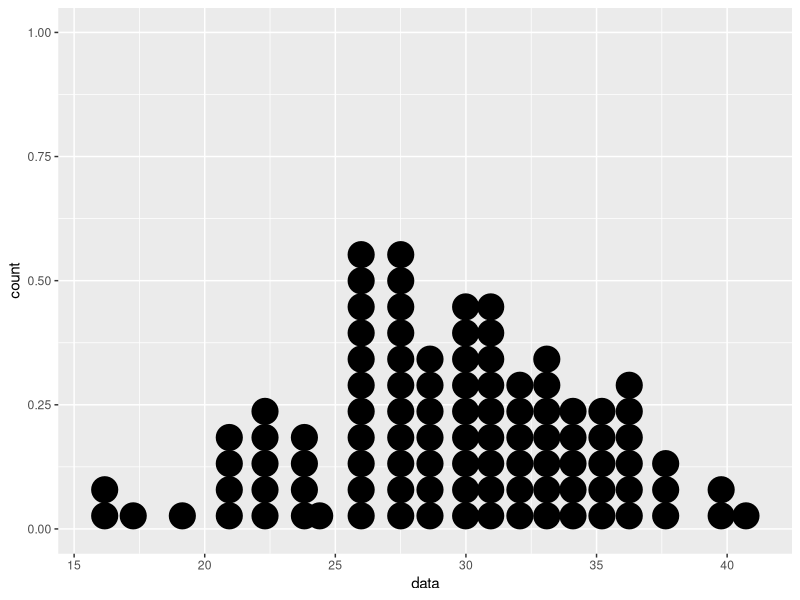
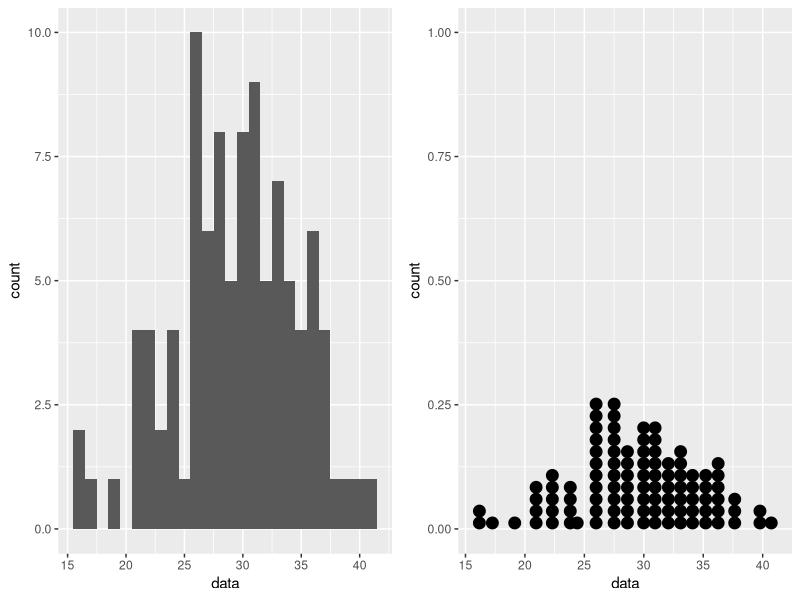
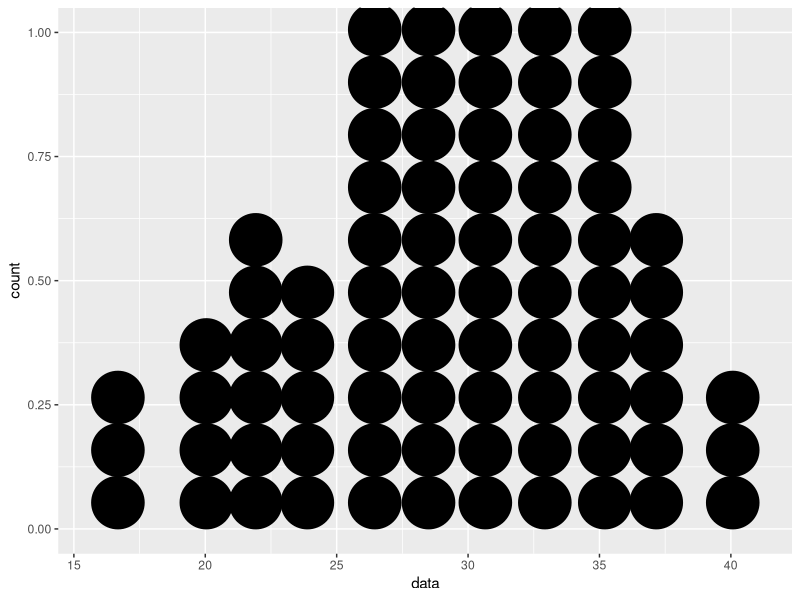
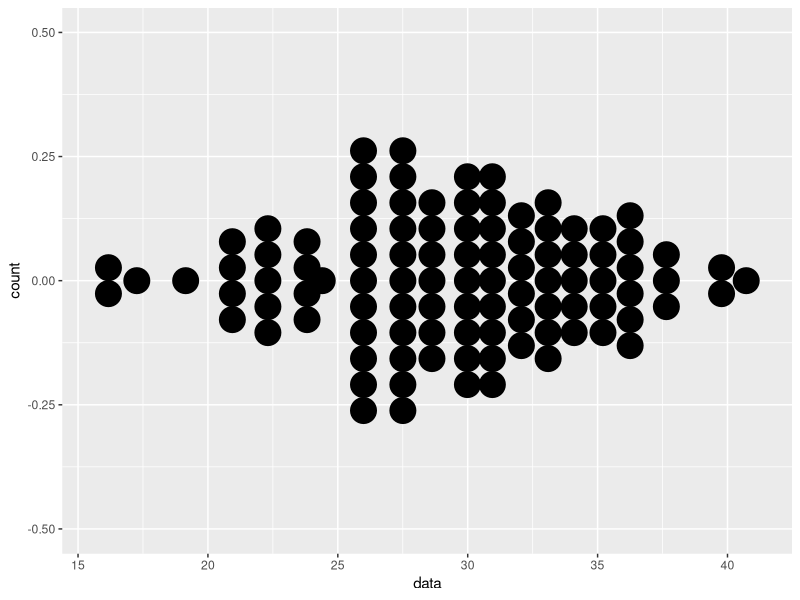
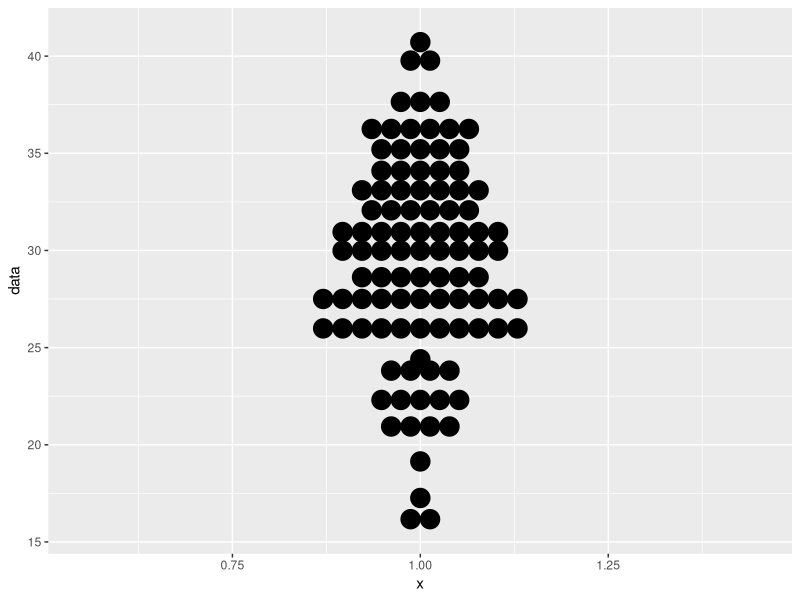
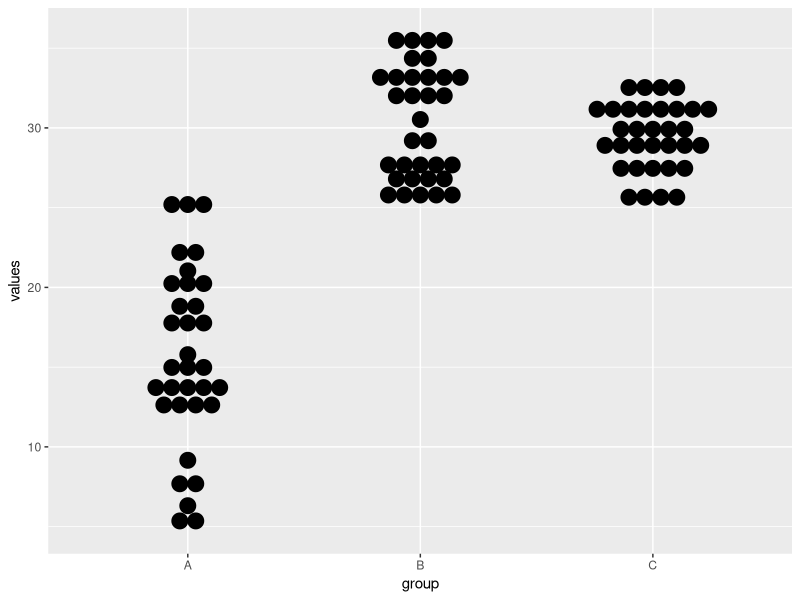
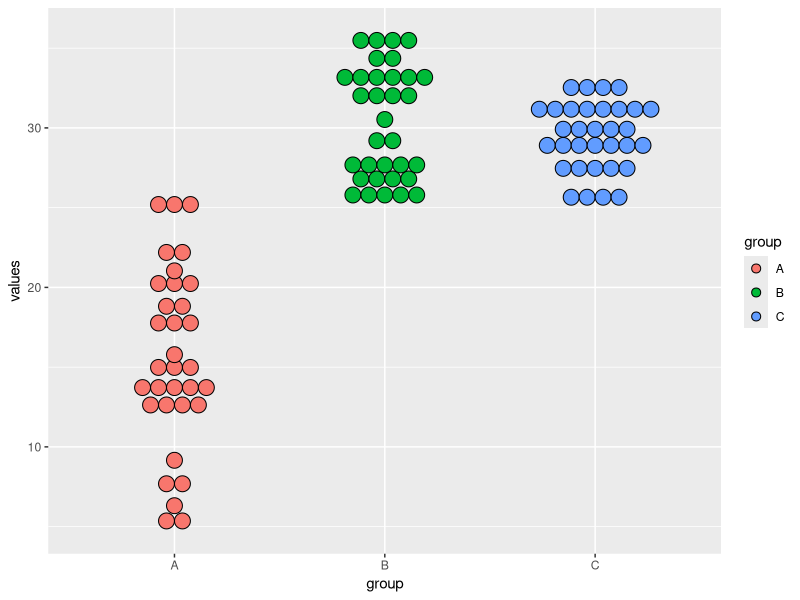

Write R code to recreate these figures, in order.
## ---- chunk 1
knitr::opts_chunk$set(echo = TRUE, fig.align='center')

# title: Creating a dot plot
# author: jonathan
# revised: 17/3/2020 

WEB <- c("https://bioceed.uib.no/dropfolder/bioSTATS/Rmd/Visualizing/Simple/dot-plot.html")
GIT <- c("https://github.com/jonathansoule/biostats/blob/master/Visualizing/Simple/dot-plot.Rmd")
library(ggplot2)
library(gridExtra)
## ---- chunk 2
# ID
ID <- 1:100
# sample data
data <- rnorm(100, mean=30, sd=5)
# dataframe
df <- data.frame(ID,data)
str(df)
## ---- chunk 3
ggplot(df, aes(data)) + 
  geom_dotplot(binwidth = 1)
## ---- chunk 4
grid.arrange(
  ggplot(df, aes(data)) +           # histogram
    geom_histogram(binwidth = 1),
  ggplot(df, aes(data)) +           # dotplot
    geom_dotplot(binwidth = 1),
  ncol=2
)
## ---- chunk 5
ggplot(df, aes(data)) + 
  geom_dotplot(binwidth = 2)
## ---- chunk 6
ggplot(df, aes(data)) + 
  geom_dotplot(binwidth = 1, stackdir = "center")
## ---- chunk 7
ggplot(df, aes(x = 1, data)) + 
  geom_dotplot(binwidth = 1, stackdir = "center", binaxis = "y")
## ---- chunk 8
# ID
ID <- 1:99
# sample data
group <- rep(c("A","B","C"), each =33)
values <- c(runif(33, min=5, max=26), runif(33, min=25, max=36), runif(33, min=25, max=33))
# dataframe
df2 <- data.frame(ID, group, values)
## ---- chunk 9
ggplot(df2, aes(x = group, y = values)) + 
  geom_dotplot(binwidth = 1, stackdir = "center", binaxis= "y")
## ---- chunk 10
ggplot(df2, aes(x = group, y = values, fill = group)) + 
  geom_dotplot(binwidth = 1, stackdir = "center", binaxis= "y")
